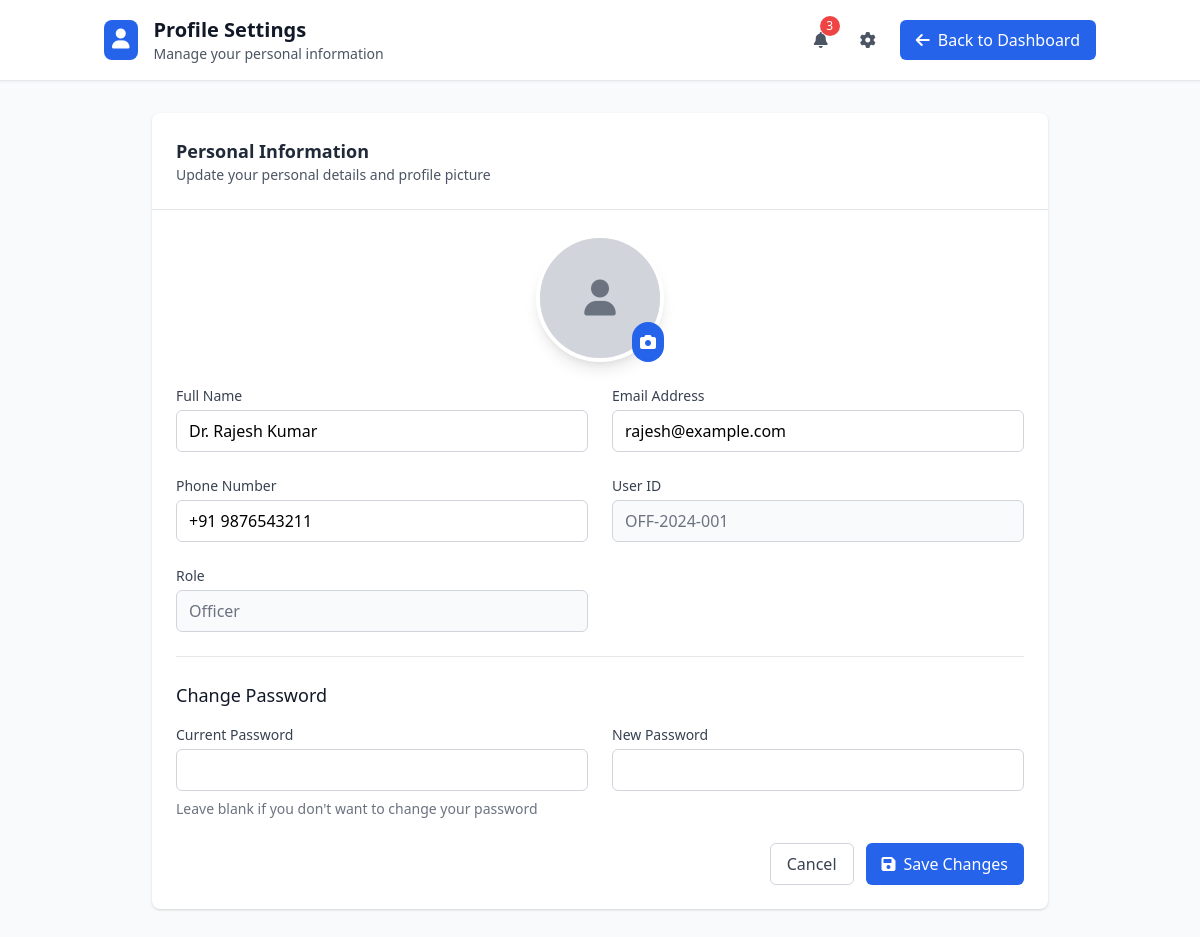
Screenshot of /profile (signed in) with the database file from the repository.
### tables this page shows
CREATE TABLE users (
        id INTEGER PRIMARY KEY AUTOINCREMENT,
        username TEXT UNIQUE NOT NULL,
        password TEXT NOT NULL,
        role TEXT NOT NULL,
        name TEXT NOT NULL,
        user_id TEXT UNIQUE NOT NULL,
        phone TEXT NOT NULL,
        email TEXT NOT NULL,
        aadhaar TEXT,
        photo_file TEXT,
        registration_date TEXT,
        status TEXT DEFAULT 'active',
        agency_code TEXT,
        agency_employee_id TEXT,
        agency_designation TEXT,
        last_login TEXT,
        created_at TEXT DEFAULT CURRENT_TIMESTAMP,
        join_request_status TEXT DEFAULT NULL
    );

### app.py (the view)
@app.route('/profile')
def profile():
    if 'user' not in session:
        return redirect(url_for('login'))
    conn = get_db_connection()
    cursor = conn.cursor()
    cursor.execute("SELECT * FROM users WHERE user_id = ?", (session['user_id'],))
    user = cursor.fetchone()
    if not user:
        flash('User not found', 'error')
        return redirect(url_for('login'))
    settings = get_user_settings(session['user_id'])
    notifications = get_user_notifications(session['user_id'])
    unread_count = get_unread_notification_count(session['user_id'])
    conn.close()
    user_dict = dict(user)
    if user_dict.get('aadhaar'):
        user_dict['masked_aadhaar'] = mask_aadhaar(user_dict['aadhaar'])
    else:
        user_dict['masked_aadhaar'] = "Not provided"
    return render_template('profile.html',
                         user=user_dict,
                         settings=settings,
                         notifications=notifications,
                         unread_count=unread_count)

### app.py (called while the page is built, shortened)
def get_db_connection():
    try:
        conn = sqlite3.connect(
            app.config['DATABASE'],
            timeout=30.0,
            check_same_thread=False
        )
        conn.row_factory = sqlite3.Row
        conn.execute('PRAGMA journal_mode=WAL')
        conn.execute('PRAGMA synchronous=NORMAL')
        conn.execute('PRAGMA cache_size=1000')
        conn.execute('PRAGMA temp_store=memory')
        return conn
    except Exception as e:
        logger.error(f"Database connection error: {str(e)}")
        raise

def get_user_notifications(user_id, limit=10):
    conn = get_db_connection()
    cursor = conn.cursor()
    cursor.execute("""
    SELECT * FROM notifications
    WHERE user_id = ?
    ORDER BY priority DESC, created_at DESC, is_read ASC
    LIMIT ?
    """, (user_id, limit))
    notifications = cursor.fetchall()
    conn.close()
    return notifications

def get_unread_notification_count(user_id):
    conn = get_db_connection()
    cursor = conn.cursor()
    cursor.execute("SELECT COUNT(*) FROM notifications WHERE user_id = ? AND is_read = 0", (user_id,))
    count = cursor.fetchone()[0]
    conn.close()
    return count

def get_user_settings(user_id):
    conn = get_db_connection()
    cursor = conn.cursor()
    cursor.execute("SELECT * FROM user_settings WHERE user_id = ?", (user_id,))
    settings = cursor.fetchone()
    conn.close()
    return {
        'user_id': user_id,
        'email_notifications': 1,
        'sms_notifications': 0,
        'theme': 'light',
        'language': 'en',
        'dashboard_widgets': [],
        'notification_sound': 1,
        'auto_logout': 30,
        'profile_visibility': 'private'
    }

### templates/profile.html (shortened to what this page needs)
{% extends "base.html" %}
{% block content %}
<div class="min-h-screen bg-gray-50">
    <div class="bg-white border-b shadow-sm">
        <div class="container mx-auto px-4 py-4">
            <div class="flex items-center justify-between">
                <div class="flex items-center space-x-4">
                    <div class="bg-blue-600 p-2 rounded-lg">
                        <i class="fas fa-user text-white text-xl"></i>
                    </div>
                    <div>
                        <h1 class="text-xl font-bold text-gray-900">Profile Settings</h1>
                        <p class="text-sm text-gray-600">Manage your personal information</p>
                    </div>
                </div>
                <div class="flex items-center space-x-4">
                    <div class="relative">
                        <button id="notification-btn" class="p-2 text-gray-600 hover:text-gray-900 relative">
                            <i class="fas fa-bell"></i>
                            {% if unread_count > 0 %}
                            <span id="notification-badge" class="absolute -top-1 -right-1 bg-red-500 text-white text-xs rounded-full h-5 w-5 flex items-center justify-center">{{ unread_count }}</span>
                            {% endif %}
                        </button>
                    </div>
                    <div class="relative">
                        <button id="settings-btn" class="p-2 text-gray-600 hover:text-gray-900">
                            <i class="fas fa-cog"></i>
                        </button>
                    </div>
                    <a href="{{ url_for('dashboard_' + session['role']) }}" class="px-4 py-2 bg-blue-600 text-white rounded-md hover:bg-blue-700">
                        <i class="fas fa-arrow-left mr-2"></i>Back to Dashboard
                    </a>
                </div>
            </div>
        </div>
    </div>
    <div class="container mx-auto px-4 py-8">
        <div class="max-w-4xl mx-auto">
            <div class="bg-white rounded-lg shadow">
                <div class="p-6 border-b">
                    <h2 class="text-lg font-semibold text-gray-800">Personal Information</h2>
                    <p class="text-sm text-gray-600">Update your personal details and profile picture</p>
                </div>
                <div class="p-6">
                    <form id="profile-form" class="space-y-6">
                        <div class="grid grid-cols-1 md:grid-cols-2 gap-6">
                            <div class="md:col-span-2 flex flex-col items-center">
                                <div class="relative">
                                    <div class="w-32 h-32 rounded-full overflow-hidden bg-gray-200 border-4 border-white shadow-lg">
                                        {% if user.photo_file and user.photo_file != 'placeholder.jpg' %}
                                        <img id="current-photo" src="{{ url_for('static', filename='uploads/' + user.photo_file) }}" alt="Profile Photo" class="w-full h-full object-cover">
                                        {% else %}
                                        <div id="current-photo" class="w-full h-full flex items-center justify-center bg-gray-300">
                                            <i class="fas fa-user text-gray-500 text-4xl"></i>
                                        </div>
                                        {% endif %}
                                    </div>
                                    <button type="button" id="change-photo-btn" class="absolute bottom-0 right-0 bg-blue-600 text-white p-2 rounded-full hover:bg-blue-700">
                                        <i class="fas fa-camera"></i>
                                    </button>
                                </div>
                            </div>
                            <div>
                                <label for="name" class="block text-sm font-medium text-gray-700 mb-1">Full Name</label>
                                <input type="text" id="name" name="name" value="{{ user.name }}" required
                                       class="w-full px-3 py-2 border border-gray-300 rounded-md focus:outline-none focus:ring-2 focus:ring-blue-500">
                            </div>
                            <div>
                                <label for="email" class="block text-sm font-medium text-gray-700 mb-1">Email Address</label>
                                <input type="email" id="email" name="email" value="{{ user.email }}" required
                                       class="w-full px-3 py-2 border border-gray-300 rounded-md focus:outline-none focus:ring-2 focus:ring-blue-500">
                            </div>
                            <div>
                                <label for="phone" class="block text-sm font-medium text-gray-700 mb-1">Phone Number</label>
                                <input type="tel" id="phone" name="phone" value="{{ user.phone }}" required
                                       class="w-full px-3 py-2 border border-gray-300 rounded-md focus:outline-none focus:ring-2 focus:ring-blue-500">
                            </div>
                            <div>
                                <label for="user-id" class="block text-sm font-medium text-gray-700 mb-1">User ID</label>
                                <input type="text" id="user-id" value="{{ user.user_id }}" readonly
                                       class="w-full px-3 py-2 border border-gray-300 rounded-md bg-gray-50 text-gray-500">
                            </div>
                            <div>
                                <label for="role" class="block text-sm font-medium text-gray-700 mb-1">Role</label>
                                <input type="text" id="role" value="{{ user.role|title }}" readonly
                                       class="w-full px-3 py-2 border border-gray-300 rounded-md bg-gray-50 text-gray-500">
                            </div>
                        </div>
                        <div class="border-t pt-6">
                            <h3 class="text-lg font-medium text-gray-900 mb-4">Change Password</h3>
                            <div class="grid grid-cols-1 md:grid-cols-2 gap-6">
                                <div>
                                    <label for="current-password" class="block text-sm font-medium text-gray-700 mb-1">Current Password</label>
                                    <input type="password" id="current-password" name="current_password"
                                           class="w-full px-3 py-2 border border-gray-300 rounded-md focus:outline-none focus:ring-2 focus:ring-blue-500">
                                </div>
                                <div>
                                    <label for="new-password" class="block text-sm font-medium text-gray-700 mb-1">New Password</label>
                                    <input type="password" id="new-password" name="new_password"
                                           class="w-full px-3 py-2 border border-gray-300 rounded-md focus:outline-none focus:ring-2 focus:ring-blue-500">
                                </div>
                            </div>
                            <p class="text-sm text-gray-500 mt-2">Leave blank if you don't want to change your password</p>
                        </div>
                        <div class="flex justify-end space-x-3">
                            <a href="{{ url_for('dashboard_' + session['role']) }}" class="px-4 py-2 border border-gray-300 rounded-md text-gray-700 hover:bg-gray-50">
                                Cancel
                            </a>
                            <button type="submit" id="save-profile-btn" class="px-4 py-2 bg-blue-600 text-white rounded-md hover:bg-blue-700">
                                <i class="fas fa-save mr-2"></i>Save Changes
                            </button>
                        </div>
                    </form>
                </div>
            </div>
        </div>
    </div>
</div>
{% endblock %}

### rows the page displays
users: name "Dr. Rajesh Kumar", email "rajesh@example.com", phone "+91 9876543211", user_id "OFF-2024-001", role "Officer"

### other values shown
{{ unread_count }} "3"
